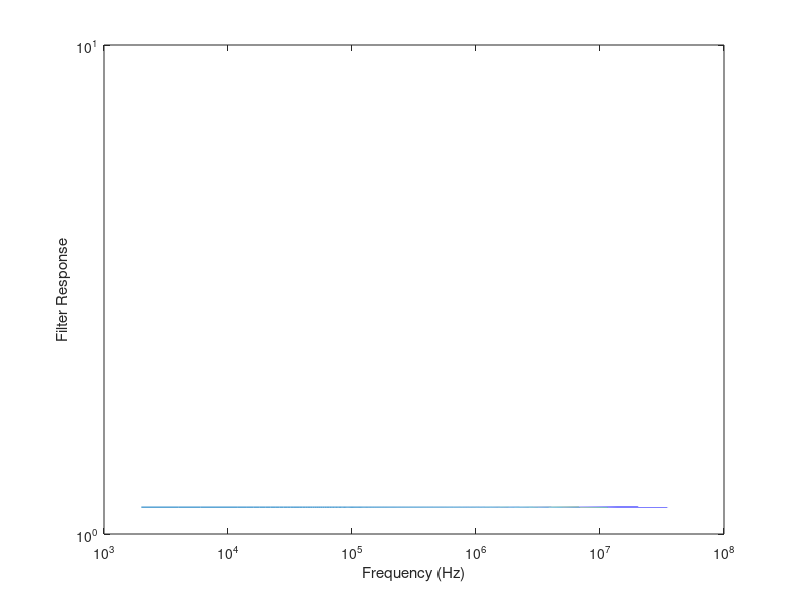

This chart was generated by the following MATLAB code:
%number of frequencies
n = 50000;
%sampling frequency
f_sample = 2e8; %Hz
%transfer function numerator
b = [9.875702215802889e+04,6.459317537238607e+09];
%transfer function denominator
a = [1,1.844463395715939e+05,5.691593683410083e+09];
%calculate tranfer function response
[h_calc, w_calc] = freqz(b,a,n,f_sample);
%plot transfer function
figure(3)
plot(w_calc,abs(h_calc))
set(gca,'XScale','log')
set(gca,'YScale','log')
xlabel('Frequency (Hz)')
ylabel('Filter Response')

